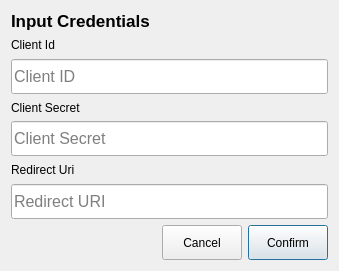
<?xml version="1.0" encoding="UTF-8"?>
<ui version="4.0">
 <class>DialogCredentials</class>
 <widget class="QDialog" name="DialogCredentials">
  <property name="geometry">
   <rect>
    <x>0</x>
    <y>0</y>
    <width>339</width>
    <height>271</height>
   </rect>
  </property>
  <property name="windowTitle">
   <string>Credentials</string>
  </property>
  <layout class="QGridLayout" name="gridLayout">
   <item row="3" column="0">
    <widget class="QLabel" name="labelClientSecret">
     <property name="text">
      <string>Client Secret</string>
     </property>
    </widget>
   </item>
   <item row="4" column="0" colspan="4">
    <widget class="QLineEdit" name="lineEditClientSecret">
     <property name="minimumSize">
      <size>
       <width>0</width>
       <height>35</height>
      </size>
     </property>
     <property name="maximumSize">
      <size>
       <width>16777215</width>
       <height>35</height>
      </size>
     </property>
     <property name="font">
      <font>
       <pointsize>12</pointsize>
      </font>
     </property>
     <property name="placeholderText">
      <string>Client Secret</string>
     </property>
    </widget>
   </item>
   <item row="7" column="3">
    <widget class="QPushButton" name="pushButtonConfirm">
     <property name="minimumSize">
      <size>
       <width>0</width>
       <height>35</height>
      </size>
     </property>
     <property name="maximumSize">
      <size>
       <width>16777215</width>
       <height>35</height>
      </size>
     </property>
     <property name="text">
      <string>Confirm</string>
     </property>
    </widget>
   </item>
   <item row="6" column="0" colspan="4">
    <widget class="QLineEdit" name="lineEditRedirectUri">
     <property name="minimumSize">
      <size>
       <width>0</width>
       <height>35</height>
      </size>
     </property>
     <property name="maximumSize">
      <size>
       <width>16777215</width>
       <height>35</height>
      </size>
     </property>
     <property name="font">
      <font>
       <pointsize>12</pointsize>
      </font>
     </property>
     <property name="placeholderText">
      <string>Redirect URI</string>
     </property>
    </widget>
   </item>
   <item row="2" column="0" colspan="4">
    <widget class="QLineEdit" name="lineEditClientId">
     <property name="minimumSize">
      <size>
       <width>0</width>
       <height>35</height>
      </size>
     </property>
     <property name="maximumSize">
      <size>
       <width>16777215</width>
       <height>35</height>
      </size>
     </property>
     <property name="font">
      <font>
       <pointsize>12</pointsize>
      </font>
     </property>
     <property name="placeholderText">
      <string>Client ID</string>
     </property>
    </widget>
   </item>
   <item row="7" column="2">
    <widget class="QPushButton" name="pushButtonCancel">
     <property name="minimumSize">
      <size>
       <width>0</width>
       <height>35</height>
      </size>
     </property>
     <property name="maximumSize">
      <size>
       <width>16777215</width>
       <height>35</height>
      </size>
     </property>
     <property name="text">
      <string>Cancel</string>
     </property>
    </widget>
   </item>
   <item row="0" column="0" colspan="2">
    <widget class="QLabel" name="labelTitle">
     <property name="font">
      <font>
       <pointsize>13</pointsize>
       <weight>75</weight>
       <bold>true</bold>
      </font>
     </property>
     <property name="text">
      <string>Input Credentials</string>
     </property>
    </widget>
   </item>
   <item row="7" column="0">
    <spacer name="horizontalSpacer">
     <property name="orientation">
      <enum>Qt::Horizontal</enum>
     </property>
     <property name="sizeHint" stdset="0">
      <size>
       <width>40</width>
       <height>20</height>
      </size>
     </property>
    </spacer>
   </item>
   <item row="5" column="0">
    <widget class="QLabel" name="labelRedirectUri">
     <property name="text">
      <string>Redirect Uri</string>
     </property>
    </widget>
   </item>
   <item row="1" column="0" colspan="4">
    <widget class="QLabel" name="labelClientId">
     <property name="text">
      <string>Client Id</string>
     </property>
     <property name="margin">
      <number>0</number>
     </property>
    </widget>
   </item>
  </layout>
 </widget>
 <tabstops>
  <tabstop>lineEditClientId</tabstop>
  <tabstop>lineEditClientSecret</tabstop>
  <tabstop>lineEditRedirectUri</tabstop>
  <tabstop>pushButtonCancel</tabstop>
  <tabstop>pushButtonConfirm</tabstop>
 </tabstops>
 <resources/>
 <connections/>
</ui>
